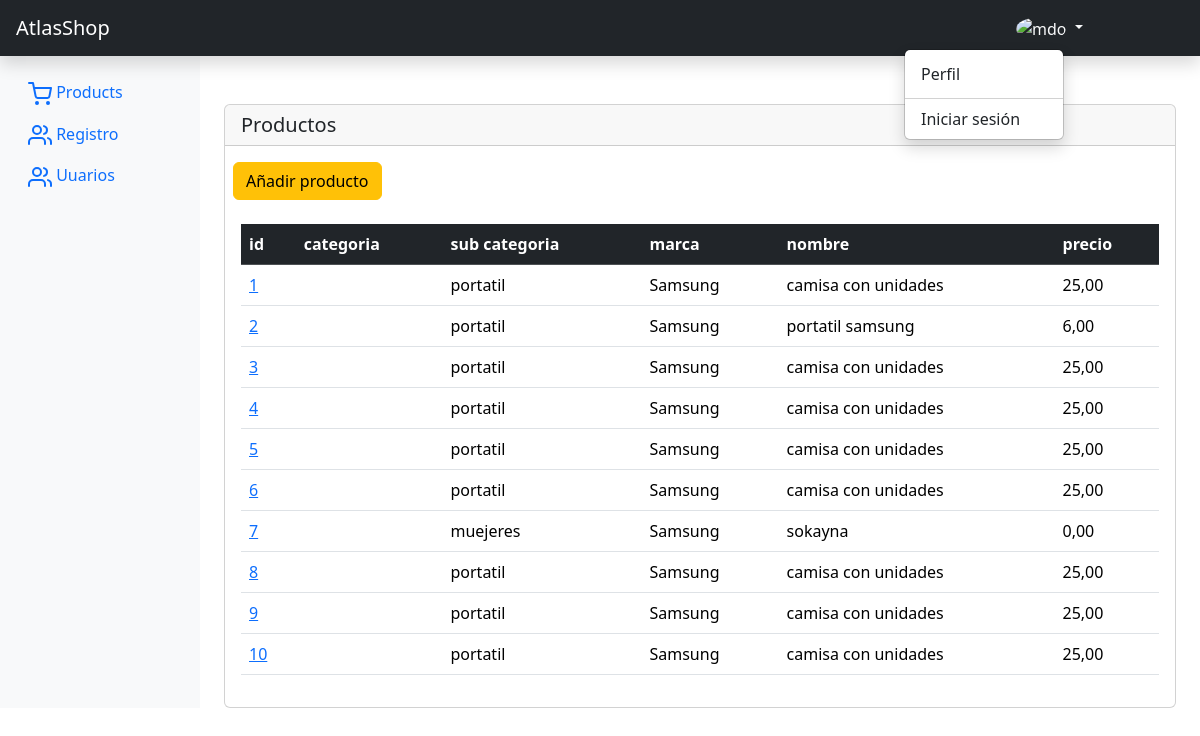
Page /administracion/producto-list on the earlier database version.
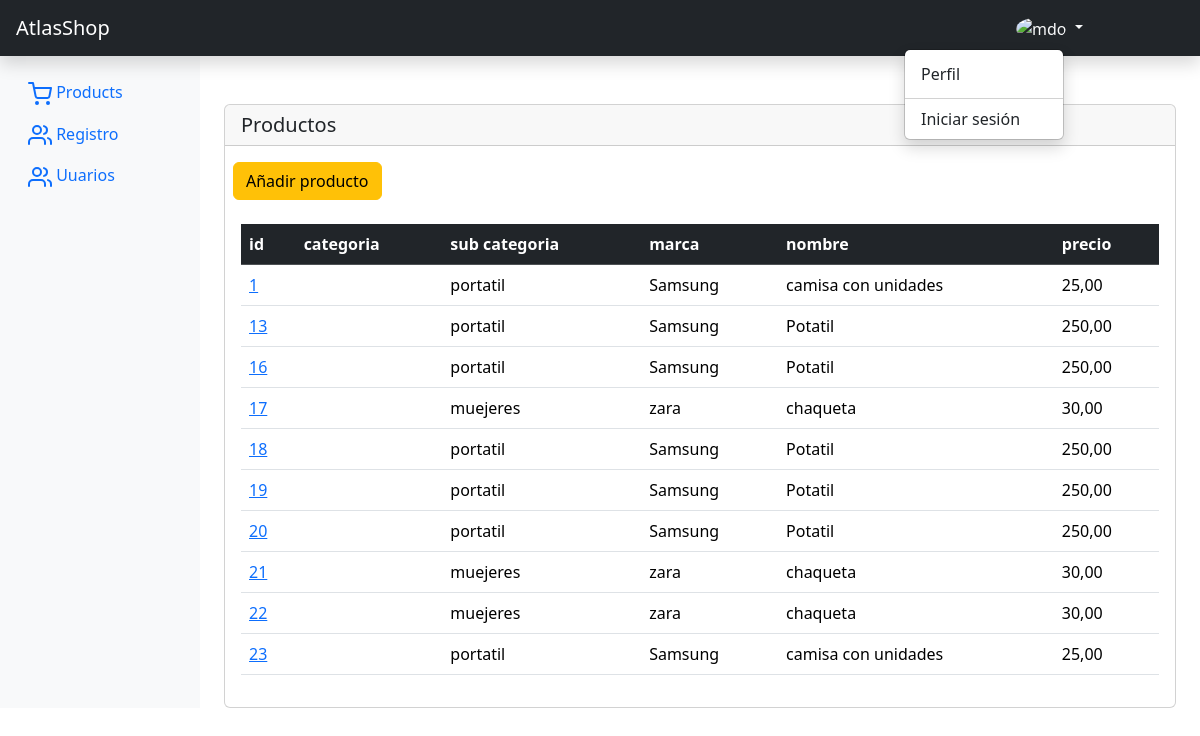
Same page on the later database version.
### main/models.py (models this page shows, shortened)
class Producto(models.Model):
    id = models.AutoField(db_column="id", primary_key=True, verbose_name=_('ID'))
    nombre = models.CharField(max_length=200,  )
    precio = models.DecimalField(default=0.00, decimal_places=2, max_digits=8, validators=[MinValueValidator(0.00)])
    precio_con_iva = models.DecimalField(default=0.00, decimal_places=2, max_digits=8, validators=[MinValueValidator(0.00)])
    unidades = models.PositiveIntegerField(default=0)
    iva = models.DecimalField(default=0.21, decimal_places=2, max_digits=5, validators=[MinValueValidator(0.00)])
    desccripcion = models.TextField(null=True, blank=True)
    en_oferta = models.BooleanField(default=False)
    precio_oferta = models.DecimalField(max_digits=10, decimal_places=2, null=True, blank=True)
    subcategoria_id = models.ForeignKey(db_column='sucategoria_id', to=SubCategoria, on_delete=models.CASCADE, related_name='get_SubCategoria_Producto', verbose_name=_("SubCategoria"))
    marca_id = models.ForeignKey(db_column='marca_id', to=Marca, on_delete=models.CASCADE, related_name='get_Marca_Producto', verbose_name=_("Marca"))
    class Meta:
        db_table = "producto"
        verbose_name = "Producto"
        verbose_name_plural ="Productos"

class SubCategoria(models.Model):
    id = models.AutoField(db_column="id", primary_key=True, verbose_name=_('ID'))
    nombre = models.CharField(max_length=20, unique=True)
    categoria_id = models.ForeignKey(db_column='categoria_id', to=Categoria, on_delete=models.CASCADE, related_name='get_Categoria_SubCategoria', verbose_name=_("Categoria"))
    def __str__(self) -> str:
        return self.nombre
    class Meta:
        db_table = "subcategoria"
        verbose_name = "Sub Categoria"
        verbose_name_plural ="Sub Categorias"

class Marca(models.Model):
    id = models.AutoField(db_column="id", primary_key=True, verbose_name=_('ID'))
    nombre = models.CharField(max_length=20, unique=True)
    def __str__(self) -> str:
        return self.nombre
    class Meta:
        db_table = "t_marca"
        verbose_name = "Marca"
        verbose_name_plural ="Marcas"
        constraints = [
            models.UniqueConstraint(name='marca_uk-c', fields=['nombre'])
        ]

### administracion/productoViews.py (the view, shortened to what this page needs)
# urls.py: path('producto-list', ProductoListFilterPageView.as_view(), name='producto_list'),
class ProductoListFilterPageView(TemplateView):
    template_name='administracion/producto-list.html'
    def contexto(self, request, qsProducto:Producto): #form:formulariofilter
        try:
            contexto = dict(
                qsProducto=qsProducto,
            )
            return contexto
        except Exception as Err:
            return Err
    def get(self, request, *args, **kwargs):
        qsProducto = Producto.objects.all()
        contexto = self.contexto(request, qsProducto)
        if request.session.get("add_contexto", None) is not None:
            contexto.update(request.session["add_contexto"])
            del request.session["add_contexto"]
        return render(request, self.template_name, contexto)

### cliente/contexto_carrito.py (called while the page is built)
def carrito_unidades(request):
    contador_unidades_carrito = 0  # Inicializa el contador
    if request.user.is_authenticated:
        qsCarrito = Carrito_Detalle.objects.filter(user_id=request.user)
    else:
        qsCarrito = Carrito_Detalle.objects.filter(session_key=request.session.session_key)
    if qsCarrito.count() > 0:
        for carrito_id in qsCarrito:
            contador_unidades_carrito += carrito_id.unidades
    return {'contador_unidades_carrito': contador_unidades_carrito}

### cliente/contexto_categorias.py (called while the page is built)
def categorias_disponibles(request):
    categorias = Categoria.objects.all()
    return {'categorias': categorias}

### administracion/templates/administracion/producto-list.html (shortened to what this page needs)
{% extends 'administracion/base.html' %}
{% load static %}
{% load i18n %}
{% block content %}
<div class="card mt-5">
  <h5 class="card-header"> Productos</h5>
  <div class="m-2 mt-3">
    <a href="{% url 'administracion:producto_new' %}" class="btn btn-warning">
      Añadir producto
    </a>
  </div>
<div class="card-body">
<table class="table">
    <thead class="table-dark">
        <tr>
          <th>id</th>
          <th>categoria</th>
          <th>sub categoria</th>
          <th>marca</th>
          <th>nombre</th>
          <th>precio</th>
        </tr>
    </thead>
    <tbody>
      {% for producto  in qsProducto %}
      <tr>
        <td>
          <a href="{% url 'administracion:producto_edit' key=producto.id %}">
            {{producto.id}}
          </a>
        </td>
        <td>{{producto.categoria_id}}</td>
        <td>{{producto.subcategoria_id}}</td>
        <td>{{producto.marca_id}}</td>
        <td>{{producto.nombre}}</td>
        <td>{{producto.precio}}</td>
       </tr>
      {% endfor %}
    </tbody>
  </table>
  </div>
</div>
{% endblock content %}

Differences in the rows shown:
removed Producto: id "2", subcategoria_id "portatil", marca_id "Samsung", nombre "portatil samsung", precio "6,00"
removed Producto: id "3", subcategoria_id "portatil", marca_id "Samsung", nombre "camisa con unidades", precio "25,00"
removed Producto: id "4", subcategoria_id "portatil", marca_id "Samsung", nombre "camisa con unidades", precio "25,00"
removed Producto: id "5", subcategoria_id "portatil", marca_id "Samsung", nombre "camisa con unidades", precio "25,00"
removed Producto: id "6", subcategoria_id "portatil", marca_id "Samsung", nombre "camisa con unidades", precio "25,00"
removed Producto: id "7", subcategoria_id "muejeres", marca_id "Samsung", nombre "sokayna", precio "0,00"
removed Producto: id "8", subcategoria_id "portatil", marca_id "Samsung", nombre "camisa con unidades", precio "25,00"
removed Producto: id "9", subcategoria_id "portatil", marca_id "Samsung", nombre "camisa con unidades", precio "25,00"
removed Producto: id "10", subcategoria_id "portatil", marca_id "Samsung", nombre "camisa con unidades", precio "25,00"
added Producto: id "13", subcategoria_id "portatil", marca_id "Samsung", nombre "Potatil", precio "250,00"
added Producto: id "16", subcategoria_id "portatil", marca_id "Samsung", nombre "Potatil", precio "250,00"
added Producto: id "17", subcategoria_id "muejeres", marca_id "zara", nombre "chaqueta", precio "30,00"
added Producto: id "18", subcategoria_id "portatil", marca_id "Samsung", nombre "Potatil", precio "250,00"
added Producto: id "19", subcategoria_id "portatil", marca_id "Samsung", nombre "Potatil", precio "250,00"
added Producto: id "20", subcategoria_id "portatil", marca_id "Samsung", nombre "Potatil", precio "250,00"
added Producto: id "21", subcategoria_id "muejeres", marca_id "zara", nombre "chaqueta", precio "30,00"
added Producto: id "22", subcategoria_id "muejeres", marca_id "zara", nombre "chaqueta", precio "30,00"
added Producto: id "23", subcategoria_id "portatil", marca_id "Samsung", nombre "camisa con unidades", precio "25,00"
